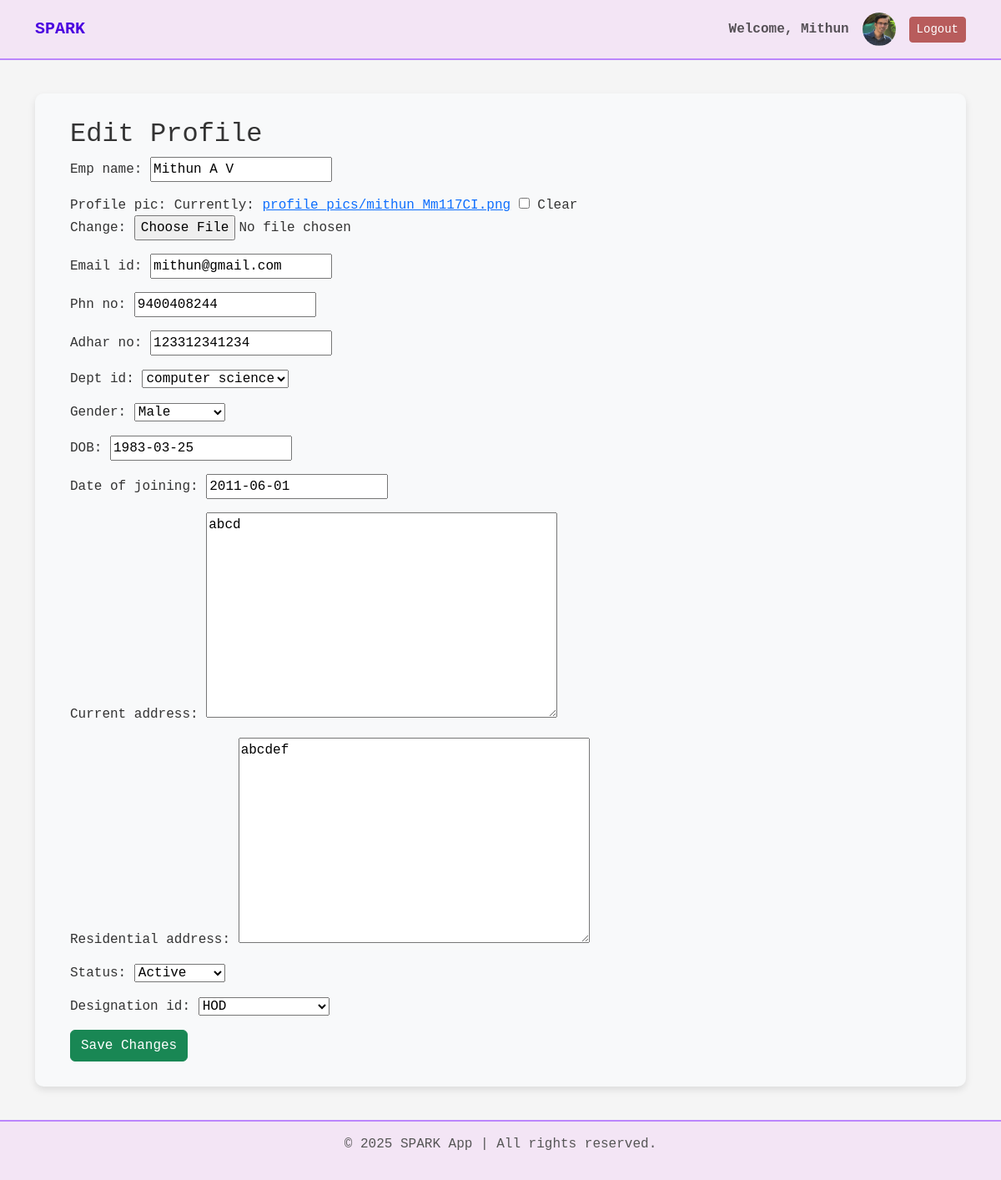
/employee/edit/3/ (signed in), run on the app's committed database.
### sparkapp/models.py (models this page shows, shortened)
class Employee(models.Model):
    user = models.OneToOneField(User, on_delete=models.CASCADE)
    emp_name = models.CharField(max_length=200)
    profile_pic = models.ImageField(upload_to='profile_pics/', null=True, blank=True)
    email_id = models.EmailField(unique=True)
    phone_validator = RegexValidator(regex=r'^\+?1?\d{9,15}$')
    phn_no = models.CharField(max_length=15, validators=[phone_validator])  # Phone number
    adhar_no = models.CharField(max_length=12, unique=True,null=True, blank=True)
    dept_id = models.ForeignKey(Department, on_delete=models.CASCADE)
    gender = models.CharField(max_length=10, choices=[('Male', 'Male'), ('Female', 'Female'), ('Other', 'Other')])
    DOB = models.DateField(null=True, blank=True)  # ✅ Now optional
    date_of_joining = models.DateField(null=True,blank=True)
    current_address = models.TextField(null=True,blank=True)
    residential_address = models.TextField(null=True,blank=True)
    status = models.CharField(max_length=50, choices=[('Active', 'Active'), ('Inactive', 'Inactive')],blank=True)
    designation_id = models.ForeignKey(Designation, on_delete=models.CASCADE,null=True,blank=True)

class Department(models.Model):
    dept_id = models.AutoField(primary_key=True)
    dept_name = models.CharField(max_length=100)
    def __str__(self):
        return f"{self.dept_name}"

class Designation(models.Model):
    designation_id = models.AutoField(primary_key=True)
    designation_name = models.CharField(max_length=100)
    def __str__(self):
        return f'{self.designation_name}'

### sparkapp/views.py (the view)
# urls.py: path('employee/edit/<int:employee_id>/', views.edit_employee, name='edit_employee'),
@login_required
def edit_employee(request, employee_id):
    employee = get_object_or_404(Employee, user__id=employee_id)
    if request.user.id != employee.user.id:
        return redirect('home')  # Redirect to home or show an error
    if request.method == 'POST':
        form = EmployeeEditForm(request.POST, request.FILES, instance=employee)
        if form.is_valid():
            form.save()
            return redirect('index')  # Redirect to profile page after saving
    else:
        form = EmployeeEditForm(instance=employee)
    return render(request, 'edit_employee.html', {'form': form})

### sparkapp/forms.py
class EmployeeEditForm(forms.ModelForm):
    class Meta:
        model = Employee
        fields = [
            'emp_name', 'profile_pic', 'email_id', 'phn_no',
            'adhar_no', 'dept_id', 'gender', 'DOB', 'date_of_joining',
            'current_address', 'residential_address', 'status', 'designation_id'
        ]

### sparkapp/context_processors.py (called while the page is built)
def is_teacher(request):
    return {'is_teacher': request.user.groups.filter(name='Teacher').exists()}

def is_admin(request):
    return {'is_admin': request.user.groups.filter(name='Admin').exists()}

def is_principal(request):
    return {'is_principal': request.user.groups.filter(name='Principal').exists()}

### sparkapp/templates/edit_employee.html (shortened to what this page needs)
{% extends 'base.html' %}
{% block content %}
<div class="container">
    <h2>Edit Profile</h2>
    <form method="post" enctype="multipart/form-data">
        {{ form.as_p }}
        <button type="submit" class="btn btn-success">Save Changes</button>
    </form>
</div>
{% endblock %}

### sparkapp/templates/base.html (shortened to what this page needs)
<!DOCTYPE html>
<html lang="en">
<head>
    <link href="https://cdn.jsdelivr.net/npm/bootstrap@5.3.0-alpha3/dist/css/bootstrap.min.css" rel="stylesheet">
</head>
<body>
    <nav class="navbar navbar-expand-lg">
        <div class="container">
            <a class="navbar-brand" href="{% url 'index' %}">SPARK</a>
            <div class="collapse navbar-collapse" id="navbarNav">
                <ul class="navbar-nav ms-auto align-items-center">
                    {% if user.is_authenticated %}
                        <li class="nav-item me-3">
                            <span class="navbar-text fw-bold">
                                Welcome, {{ user.username|title }}
                            </span>
                        </li>
                        <li class="nav-item me-3">
                            {% if user.employee.profile_pic %}
                                <img src="{{ user.employee.profile_pic.url }}" alt="Profile Picture" class="user-avatar" width="40" height="40" style="border-radius: 50%;">
                            {% else %}
                                <img src="/media/profile_pics/default.webp" alt="Default Profile Picture" class="user-avatar" width="40" height="40" style="border-radius: 50%;">
                            {% endif %}
                        </li>
                        <li class="nav-item">
                            <form method="post" action="{% url 'logout' %}">
                                <button class="btn btn-danger btn-sm" type="submit">Logout</button>
                            </form>
                        </li>
                    {% else %}
                        <li class="nav-item"><a class="nav-link" href="{% url 'login' %}">Login</a></li>
                    {% endif %}
                </ul>
            </div>
        </div>
    </nav>
    <div class="container main-content">
        <div class="content-card">
            {% block content %}{% endblock %}
        </div>
    </div>
    <footer>
        <p>&copy; 2025 SPARK App | All rights reserved.</p>
    </footer>
</body>
</html>

### data on the page
Employee: emp_name "Mithun A V", email_id "mithun@gmail.com", phn_no "9400408244", adhar_no "123312341234", gender "Male", DOB "1983-03-25", date_of_joining "2011-06-01", current_address "abcd", residential_address "abcdef", status "Active"
Department: dept_id "computer science"
Designation: designation_id "HOD"

### other printed values
{{ user.username|title }} "Mithun"
